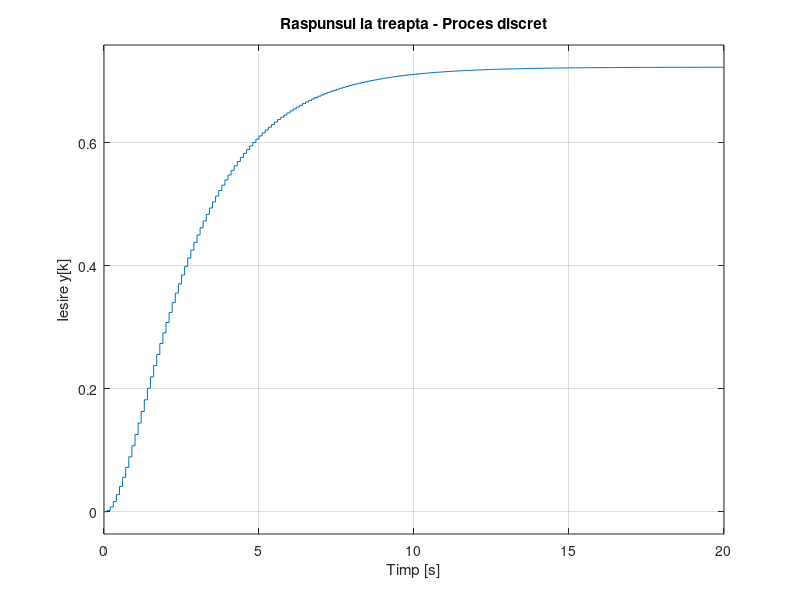

The MATLAB script that drew this image: (Note: this script raises an error after producing the figure.)
%% Discretizare Hp

s = tf('s');

K = 0.72245;
T = 2.1925;
tau = 0.75;
Te = 0.1;

% Functia de transfer a procesului
Hp = K/((T*s+1)*(tau*s+1));

% Discretizare cu metoda ZOH
Hp_discretizat = c2d(Hp, Te, 'zoh')

% Extragerea coeficientilor
[numP, denP] = tfdata(Hp_discretizat, 'v');

% Forma:
% (b1*z^-1 + b2*z^-2) /
% (1 + a1*z^-1 + a2*z^-2)

b1 = numP(2);
b2 = numP(3);
a1 = denP(2);
a2 = denP(3);

%% Discretizare Hr

% Regulator PI obtinut prin metoda poli-zerouri
Kp = 1.3;
Ti = 2.1925;

Hr = Kp*(Ti*s+1)/(Ti*s);

% Discretizare cu metoda Tustin
Hr_discretizat = c2d(Hr, Te, 'tustin')

% Extragerea coeficientilor regulatorului
[numR, denR] = tfdata(Hr_discretizat, 'v');

%% Compararea procesului continuu si discret

t = 0:Te:20;

figure('Name', 'Procesul Hp');

% Proces continuu
subplot(2,1,1);
step(Hp, t);
grid on;
title('Raspunsul la treapta - Proces continuu');
xlabel('Timp [s]');
ylabel('Iesire y(t)');

% Proces discret
subplot(2,1,2);
step(Hp_discretizat, t);
grid on;
title('Raspunsul la treapta - Proces discret');
xlabel('Timp [s]');
ylabel('Iesire y[k]');

sgtitle('Compararea procesului continuu si discret');

%% Compararea regulatorului continuu si discret

t = 0:Te:100;

figure('Name', 'Regulatorul Hr');

% Regulator continuu
subplot(2,1,1);
step(Hr, t);
grid on;
title('Raspunsul la treapta - Regulator PI continuu');
xlabel('Timp [s]');
ylabel('Comanda u(t)');

% Regulator discret
subplot(2,1,2);
step(Hr_discretizat, t);
grid on;
title('Raspunsul la treapta - Regulator PI discret');
xlabel('Timp [s]');
ylabel('Comanda u[k]');

sgtitle('Compararea regulatorului PI continuu si discret');
